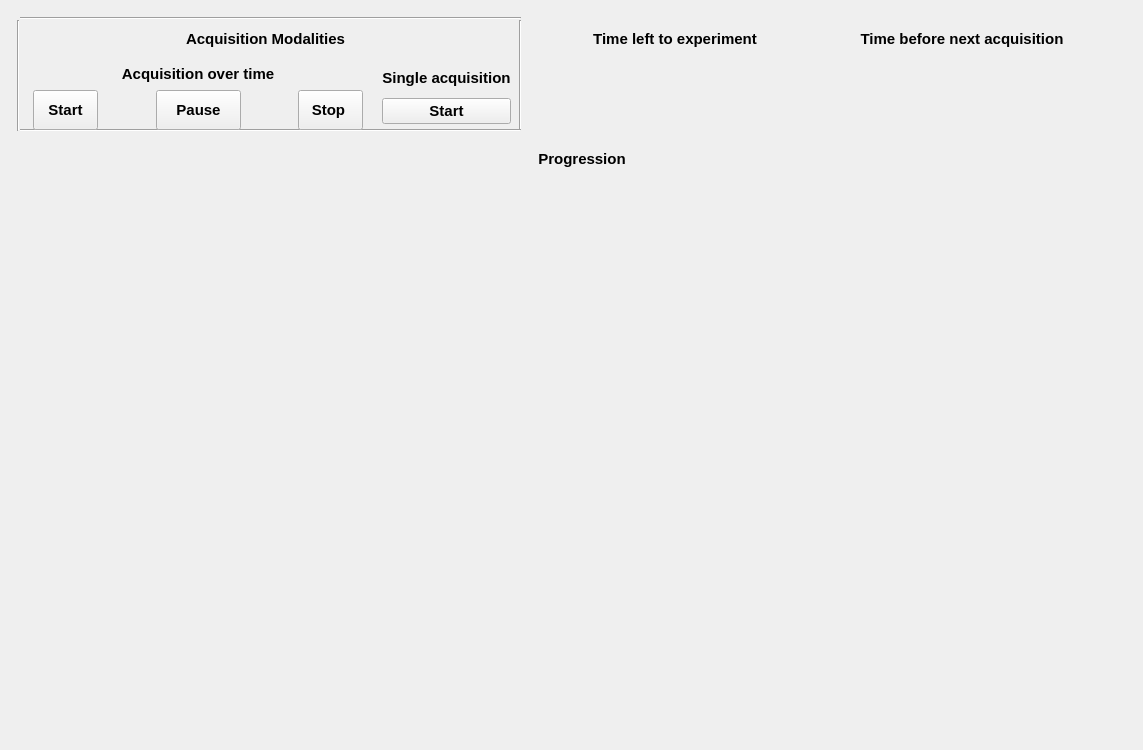
         <widget class="QWidget" name="acquisition_page">
          <widget class="Line" name="line_2">
           <property name="geometry">
            <rect>
             <x>10</x>
             <y>20</y>
             <width>16</width>
             <height>111</height>
            </rect>
           </property>
           <property name="orientation">
            <enum>Qt::Vertical</enum>
           </property>
          </widget>
          <widget class="Line" name="line_3">
           <property name="geometry">
            <rect>
             <x>510</x>
             <y>20</y>
             <width>20</width>
             <height>111</height>
            </rect>
           </property>
           <property name="orientation">
            <enum>Qt::Vertical</enum>
           </property>
          </widget>
          <widget class="Line" name="line_4">
           <property name="geometry">
            <rect>
             <x>20</x>
             <y>10</y>
             <width>501</width>
             <height>16</height>
            </rect>
           </property>
           <property name="orientation">
            <enum>Qt::Horizontal</enum>
           </property>
          </widget>
          <widget class="Line" name="line_5">
           <property name="geometry">
            <rect>
             <x>20</x>
             <y>120</y>
             <width>501</width>
             <height>21</height>
            </rect>
           </property>
           <property name="orientation">
            <enum>Qt::Horizontal</enum>
           </property>
          </widget>
          <widget class="QWidget" name="layoutWidget">
           <property name="geometry">
            <rect>
             <x>20</x>
             <y>19</y>
             <width>491</width>
             <height>111</height>
            </rect>
           </property>
           <layout class="QVBoxLayout" name="verticalLayout_34">
            <item>
             <layout class="QHBoxLayout" name="horizontalLayout_25">
              <item>
               <spacer name="horizontalSpacer_50">
                <property name="orientation">
                 <enum>Qt::Horizontal</enum>
                </property>
                <property name="sizeHint" stdset="0">
                 <size>
                  <width>40</width>
                  <height>20</height>
                 </size>
                </property>
               </spacer>
              </item>
              <item>
               <widget class="QLabel" name="label_41">
                <property name="font">
                 <font>
                  <family>Arial</family>
                  <pointsize>11</pointsize>
                  <weight>75</weight>
                  <bold>true</bold>
                 </font>
                </property>
                <property name="text">
                 <string>Acquisition Modalities</string>
                </property>
               </widget>
              </item>
              <item>
               <spacer name="horizontalSpacer_51">
                <property name="orientation">
                 <enum>Qt::Horizontal</enum>
                </property>
                <property name="sizeHint" stdset="0">
                 <size>
                  <width>40</width>
                  <height>20</height>
                 </size>
                </property>
               </spacer>
              </item>
             </layout>
            </item>
            <item>
             <layout class="QHBoxLayout" name="horizontalLayout_26">
              <item>
               <layout class="QVBoxLayout" name="verticalLayout_33">
                <item>
                 <widget class="QLabel" name="label">
                  <property name="minimumSize">
                   <size>
                    <width>0</width>
                    <height>20</height>
                   </size>
                  </property>
                  <property name="maximumSize">
                   <size>
                    <width>16777214</width>
                    <height>20</height>
                   </size>
                  </property>
                  <property name="font">
                   <font>
                    <family>Arial</family>
                    <pointsize>11</pointsize>
                    <weight>75</weight>
                    <bold>true</bold>
                   </font>
                  </property>
                  <property name="text">
                   <string>Acquisition over time</string>
                  </property>
                  <property name="alignment">
                   <set>Qt::AlignCenter</set>
                  </property>
                 </widget>
                </item>
                <item>
                 <layout class="QHBoxLayout" name="horizontalLayout_24">
                  <item>
                   <widget class="QLabel" name="active_wells_label_4">
                    <property name="styleSheet">
                     <string notr="true">font: 16pt &quot;MS Shell Dlg 2&quot;;</string>
                    </property>
                    <property name="text">
                     <string/>
                    </property>
                   </widget>
                  </item>
                  <item>
                   <widget class="QPushButton" name="start_button">
                    <property name="minimumSize">
                     <size>
                      <width>65</width>
                      <height>40</height>
                     </size>
                    </property>
                    <property name="maximumSize">
                     <size>
                      <width>65</width>
                      <height>40</height>
                     </size>
                    </property>
                    <property name="font">
                     <font>
                      <family>Arial</family>
                      <pointsize>11</pointsize>
                      <weight>75</weight>
                      <bold>true</bold>
                     </font>
                    </property>
                    <property name="styleSheet">
                     <string notr="true"/>
                    </property>
                    <property name="text">
                     <string>Start</string>
                    </property>
                   </widget>
                  </item>
                  <item>
                   <spacer name="horizontalSpacer_68">
                    <property name="orientation">
                     <enum>Qt::Horizontal</enum>
                    </property>
                    <property name="sizeHint" stdset="0">
                     <size>
                      <width>40</width>
                      <height>20</height>
                     </size>
                    </property>
                   </spacer>
                  </item>
                  <item>
                   <widget class="QPushButton" name="pause_button">
                    <property name="minimumSize">
                     <size>
                      <width>85</width>
                      <height>40</height>
                     </size>
                    </property>
                    <property name="maximumSize">
                     <size>
                      <width>85</width>
                      <height>40</height>
                     </size>
                    </property>
                    <property name="font">
                     <font>
                      <family>Arial</family>
                      <pointsize>11</pointsize>
                      <weight>75</weight>
                      <bold>true</bold>
                     </font>
                    </property>
                    <property name="styleSheet">
                     <string notr="true"/>
                    </property>
                    <property name="text">
                     <string>Pause</string>
                    </property>
                   </widget>
                  </item>
                  <item>
                   <spacer name="horizontalSpacer_69">
                    <property name="orientation">
                     <enum>Qt::Horizontal</enum>
                    </property>
                    <property name="sizeHint" stdset="0">
                     <size>
                      <width>40</width>
                      <height>20</height>
                     </size>
                    </property>
                   </spacer>
                  </item>
                  <item>
                   <widget class="QPushButton" name="stop_button">
                    <property name="minimumSize">
                     <size>
                      <width>65</width>
                      <height>40</height>
                     </size>
                    </property>
                    <property name="maximumSize">
                     <size>
                      <width>65</width>
                      <height>40</height>
                     </size>
                    </property>
                    <property name="font">
                     <font>
                      <family>Arial</family>
                      <pointsize>11</pointsize>
                      <weight>75</weight>
                      <bold>true</bold>
                     </font>
                    </property>
                    <property name="styleSheet">
                     <string notr="true"/>
                    </property>
                    <property name="text">
                     <string>Stop </string>
                    </property>
                   </widget>
                  </item>
                  <item>
                   <widget class="QLabel" name="active_wells_label_5">
                    <property name="styleSheet">
                     <string notr="true">font: 16pt &quot;MS Shell Dlg 2&quot;;</string>
                    </property>
                    <property name="text">
                     <string/>
                    </property>
                   </widget>
                  </item>
                 </layout>
                </item>
               </layout>
              </item>
              <item>
               <layout class="QVBoxLayout" name="verticalLayout_32">
                <item>
                 <widget class="QLabel" name="label_40">
                  <property name="minimumSize">
                   <size>
                    <width>0</width>
                    <height>20</height>
                   </size>
                  </property>
                  <property name="maximumSize">
                   <size>
                    <width>16777215</width>
                    <height>20</height>
                   </size>
                  </property>
                  <property name="font">
                   <font>
                    <family>Arial</family>
                    <pointsize>11</pointsize>
                    <weight>75</weight>
                    <bold>true</bold>
                   </font>
                  </property>
                  <property name="text">
                   <string>Single acquisition</string>
                  </property>
                  <property name="alignment">
                   <set>Qt::AlignCenter</set>
                  </property>
                 </widget>
                </item>
                <item>
                 <widget class="QPushButton" name="GOTOWELLS">
                  <property name="minimumSize">
                   <size>
                    <width>20</width>
                    <height>0</height>
                   </size>
                  </property>
                  <property name="font">
                   <font>
                    <family>Arial</family>
                    <pointsize>11</pointsize>
                    <weight>75</weight>
                    <bold>true</bold>
                   </font>
                  </property>
                  <property name="text">
                   <string>Start</string>
                  </property>
                 </widget>
                </item>
               </layout>
              </item>
             </layout>
            </item>
           </layout>
          </widget>
          <widget class="QWidget" name="layoutWidget">
           <property name="geometry">
            <rect>
             <x>550</x>
             <y>20</y>
             <width>562</width>
             <height>81</height>
            </rect>
           </property>
           <layout class="QVBoxLayout" name="verticalLayout_40">
            <item>
             <layout class="QHBoxLayout" name="horizontalLayout_33">
              <item>
               <widget class="QLabel" name="label_10">
                <property name="minimumSize">
                 <size>
                  <width>250</width>
                  <height>0</height>
                 </size>
                </property>
                <property name="maximumSize">
                 <size>
                  <width>250</width>
                  <height>16777215</height>
                 </size>
                </property>
                <property name="font">
                 <font>
                  <family>Arial</family>
                  <pointsize>11</pointsize>
                  <weight>75</weight>
                  <bold>true</bold>
                 </font>
                </property>
                <property name="text">
                 <string>Time left to experiment</string>
                </property>
                <property name="alignment">
                 <set>Qt::AlignCenter</set>
                </property>
               </widget>
              </item>
              <item>
               <spacer name="horizontalSpacer_66">
                <property name="orientation">
                 <enum>Qt::Horizontal</enum>
                </property>
                <property name="sizeHint" stdset="0">
                 <size>
                  <width>40</width>
                  <height>20</height>
                 </size>
                </property>
               </spacer>
              </item>
              <item>
               <widget class="QLabel" name="label_46">
                <property name="minimumSize">
                 <size>
                  <width>300</width>
                  <height>0</height>
                 </size>
                </property>
                <property name="maximumSize">
                 <size>
                  <width>300</width>
                  <height>16777215</height>
                 </size>
                </property>
                <property name="font">
                 <font>
                  <family>Arial</family>
                  <pointsize>11</pointsize>
                  <weight>75</weight>
                  <bold>true</bold>
                 </font>
                </property>
                <property name="text">
                 <string>Time before next acquisition</string>
                </property>
                <property name="alignment">
                 <set>Qt::AlignCenter</set>
                </property>
               </widget>
              </item>
             </layout>
            </item>
            <item>
             <layout class="QHBoxLayout" name="horizontalLayout_34">
              <item>
               <widget class="QLabel" name="totaltimer2">
                <property name="minimumSize">
                 <size>
                  <width>225</width>
                  <height>0</height>
                 </size>
                </property>
                <property name="maximumSize">
                 <size>
                  <width>225</width>
                  <height>16777215</height>
                 </size>
                </property>
                <property name="font">
                 <font>
                  <family>Arial</family>
                  <pointsize>11</pointsize>
                  <weight>75</weight>
                  <bold>true</bold>
                 </font>
                </property>
                <property name="text">
                 <string/>
                </property>
                <property name="alignment">
                 <set>Qt::AlignCenter</set>
                </property>
               </widget>
              </item>
              <item>
               <spacer name="horizontalSpacer_12">
                <property name="orientation">
                 <enum>Qt::Horizontal</enum>
                </property>
                <property name="sizeHint" stdset="0">
                 <size>
                  <width>40</width>
                  <height>20</height>
                 </size>
                </property>
               </spacer>
              </item>
              <item>
               <widget class="QLabel" name="intervaltimer2">
                <property name="minimumSize">
                 <size>
                  <width>300</width>
                  <height>0</height>
                 </size>
                </property>
                <property name="maximumSize">
                 <size>
                  <width>300</width>
                  <height>16777215</height>
                 </size>
                </property>
                <property name="font">
                 <font>
                  <family>Arial</family>
                  <pointsize>11</pointsize>
                  <weight>75</weight>
                  <bold>true</bold>
                 </font>
                </property>
                <property name="text">
                 <string/>
                </property>
                <property name="alignment">
                 <set>Qt::AlignCenter</set>
                </property>
               </widget>
              </item>
             </layout>
            </item>
           </layout>
          </widget>
          <widget class="QWidget" name="layoutWidget">
           <property name="geometry">
            <rect>
             <x>30</x>
             <y>150</y>
             <width>1104</width>
             <height>591</height>
            </rect>
           </property>
           <layout class="QVBoxLayout" name="verticalLayout_41">
            <item>
             <layout class="QVBoxLayout" name="verticalLayout_35">
              <item>
               <widget class="QLabel" name="label_42">
                <property name="minimumSize">
                 <size>
                  <width>1050</width>
                  <height>0</height>
                 </size>
                </property>
                <property name="maximumSize">
                 <size>
                  <width>16777215</width>
                  <height>70</height>
                 </size>
                </property>
                <property name="font">
                 <font>
                  <family>Arial</family>
                  <pointsize>11</pointsize>
                  <weight>75</weight>
                  <bold>true</bold>
                 </font>
                </property>
                <property name="text">
                 <string>Progression</string>
                </property>
                <property name="alignment">
                 <set>Qt::AlignCenter</set>
                </property>
               </widget>
              </item>
              <item>
               <layout class="QGridLayout" name="grid_generated_followup"/>
              </item>
             </layout>
            </item>
            <item>
             <spacer name="verticalSpacer_28">
              <property name="orientation">
               <enum>Qt::Vertical</enum>
              </property>
              <property name="sizeHint" stdset="0">
               <size>
                <width>20</width>
                <height>40</height>
               </size>
              </property>
             </spacer>
            </item>
           </layout>
          </widget>
         </widget>
